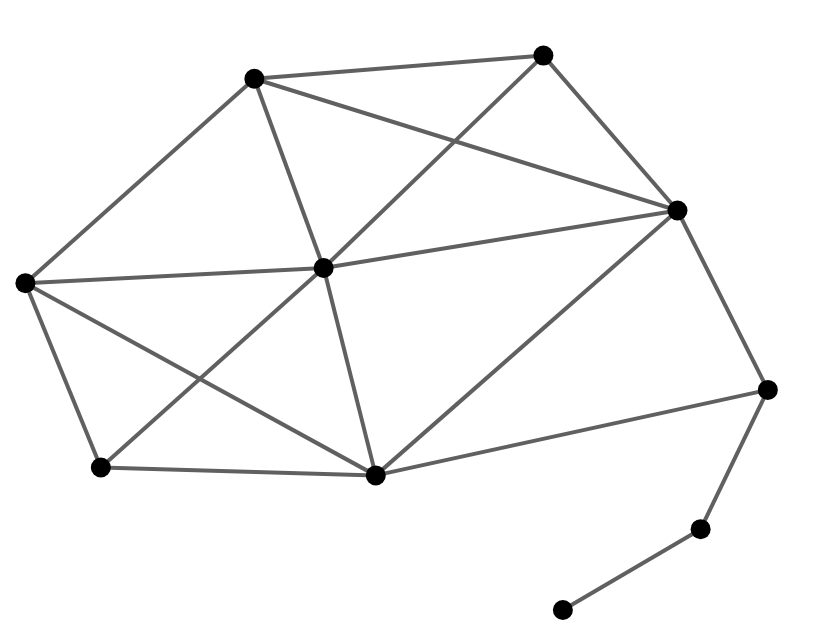

The cell this chart's notebook holds for it:
### Code cell
G = nx.krackhardt_kite_graph()

chart = alph(G)

chart.configure_view(strokeWidth=0).properties(width=400, height=300)

### Figure 1 — Vega-Lite specification as saved in the notebook (floating-point values rounded to 4 significant figures)
{"$schema": "https://vega.github.io/schema/vega-lite/v4.17.0.json", "config": {"view": {"continuousHeight": 300, "continuousWidth": 400, "strokeWidth": 0}}, "datasets": {"data-180572d7cc68b31151efb72b77c4ba99": [{"__node_r": 5, "__node_size": 100, "x": 63.5, "y": 326.8}, {"__node_r": 5, "__node_size": 100, "x": 263.8, "y": 531.3}, {"__node_r": 5, "__node_size": 100, "x": 129.5, "y": 142.5}, {"__node_r": 5, "__node_size": 100, "x": 324.4, "y": 342.0}, {"__node_r": 5, "__node_size": 100, "x": 516.7, "y": 554.4}, {"__node_r": 5, "__node_size": 100, "x": 370.0, "y": 134.6}, {"__node_r": 5, "__node_size": 100, "x": 634.1, "y": 399.5}, {"__node_r": 5, "__node_size": 100, "x": 713.1, "y": 220.1}, {"__node_r": 5, "__node_size": 100, "x": 654.3, "y": 80.84}, {"__node_r": 5, "__node_size": 100, "x": 533.8, "y": 0}], "data-b4a80857e2c8a402f663b9d7efc73a85": [{"edge": 0, "pair": [0, 1], "source": 0, "target": 1, "x": 63.5, "y": 326.8}, {"edge": 0, "pair": [0, 1], "source": 0, "target": 1, "x": 263.8, "y": 531.3}, {"edge": 1, "pair": [0, 2], "source": 0, "target": 2, "x": 63.5, "y": 326.8}, {"edge": 1, "pair": [0, 2], "source": 0, "target": 2, "x": 129.5, "y": 142.5}, {"edge": 2, "pair": [0, 3], "source": 0, "target": 3, "x": 63.5, "y": 326.8}, {"edge": 2, "pair": [0, 3], "source": 0, "target": 3, "x": 324.4, "y": 342.0}, {"edge": 3, "pair": [0, 5], "source": 0, "target": 5, "x": 63.5, "y": 326.8}, {"edge": 3, "pair": [0, 5], "source": 0, "target": 5, "x": 370.0, "y": 134.6}, {"edge": 4, "pair": [1, 3], "source": 1, "target": 3, "x": 263.8, "y": 531.3}, {"edge": 4, "pair": [1, 3], "source": 1, "target": 3, "x": 324.4, "y": 342.0}, {"edge": 5, "pair": [1, 4], "source": 1, "target": 4, "x": 263.8, "y": 531.3}, {"edge": 5, "pair": [1, 4], "source": 1, "target": 4, "x": 516.7, "y": 554.4}, {"edge": 6, "pair": [1, 6], "source": 1, "target": 6, "x": 263.8, "y": 531.3}, {"edge": 6, "pair": [1, 6], "source": 1, "target": 6, "x": 634.1, "y": 399.5}, {"edge": 7, "pair": [2, 3], "source": 2, "target": 3, "x": 129.5, "y": 142.5}, {"edge": 7, "pair": [2, 3], "source": 2, "target": 3, "x": 324.4, "y": 342.0}, {"edge": 8, "pair": [2, 5], "source": 2, "target": 5, "x": 129.5, "y": 142.5}, {"edge": 8, "pair": [2, 5], "source": 2, "target": 5, "x": 370.0, "y": 134.6}, {"edge": 9, "pair": [3, 4], "source": 3, "target": 4, "x": 324.4, "y": 342.0}, {"edge": 9, "pair": [3, 4], "source": 3, "target": 4, "x": 516.7, "y": 554.4}, {"edge": 10, "pair": [3, 5], "source": 3, "target": 5, "x": 324.4, "y": 342.0}, {"edge": 10, "pair": [3, 5], "source": 3, "target": 5, "x": 370.0, "y": 134.6}, {"edge": 11, "pair": [3, 6], "source": 3, "target": 6, "x": 324.4, "y": 342.0}, {"edge": 11, "pair": [3, 6], "source": 3, "target": 6, "x": 634.1, "y": 399.5}, {"edge": 12, "pair": [4, 6], "source": 4, "target": 6, "x": 516.7, "y": 554.4}, {"edge": 12, "pair": [4, 6], "source": 4, "target": 6, "x": 634.1, "y": 399.5}, {"edge": 13, "pair": [5, 6], "source": 5, "target": 6, "x": 370.0, "y": 134.6}, {"edge": 13, "pair": [5, 6], "source": 5, "target": 6, "x": 634.1, "y": 399.5}, {"edge": 14, "pair": [5, 7], "source": 5, "target": 7, "x": 370.0, "y": 134.6}, {"edge": 14, "pair": [5, 7], "source": 5, "target": 7, "x": 713.1, "y": 220.1}, {"edge": 15, "pair": [6, 7], "source": 6, "target": 7, "x": 634.1, "y": 399.5}, {"edge": 15, "pair": [6, 7], "source": 6, "target": 7, "x": 713.1, "y": 220.1}, {"edge": 16, "pair": [7, 8], "source": 7, "target": 8, "x": 713.1, "y": 220.1}, {"edge": 16, "pair": [7, 8], "source": 7, "target": 8, "x": 654.3, "y": 80.84}, {"edge": 17, "pair": [8, 9], "source": 8, "target": 9, "x": 654.3, "y": 80.84}, {"edge": 17, "pair": [8, 9], "source": 8, "target": 9, "x": 533.8, "y": 0}]}, "height": 300, "layer": [{"data": {"name": "data-b4a80857e2c8a402f663b9d7efc73a85"}, "encoding": {"color": {"value": "#606060"}, "detail": {"field": "edge", "type": "quantitative"}, "opacity": {"value": 1}, "strokeWidth": {"value": 2}, "x": {"axis": {"domain": false, "grid": false, "labels": false, "ticks": false, "title": ""}, "field": "x", "type": "quantitative"}, "y": {"axis": {"domain": false, "grid": false, "labels": false, "ticks": false, "title": ""}, "field": "y", "type": "quantitative"}}, "mark": "line"}, {"data": {"name": "data-180572d7cc68b31151efb72b77c4ba99"}, "encoding": {"fill": {"value": "#000"}, "opacity": {"value": 1}, "size": {"value": 100}, "stroke": {"value": "#565656"}, "strokeWidth": {"value": 0}, "tooltip": [], "x": {"axis": {"domain": false, "grid": false, "labels": false, "ticks": false, "title": ""}, "field": "x", "type": "quantitative"}, "y": {"axis": {"domain": false, "grid": false, "labels": false, "ticks": false, "title": ""}, "field": "y", "type": "quantitative"}}, "mark": "circle"}], "resolve": {"scale": {"color": "independent", "fill": "independent", "opacity": "independent", "size": "independent", "strokeWidth": "independent"}}, "width": 400}
